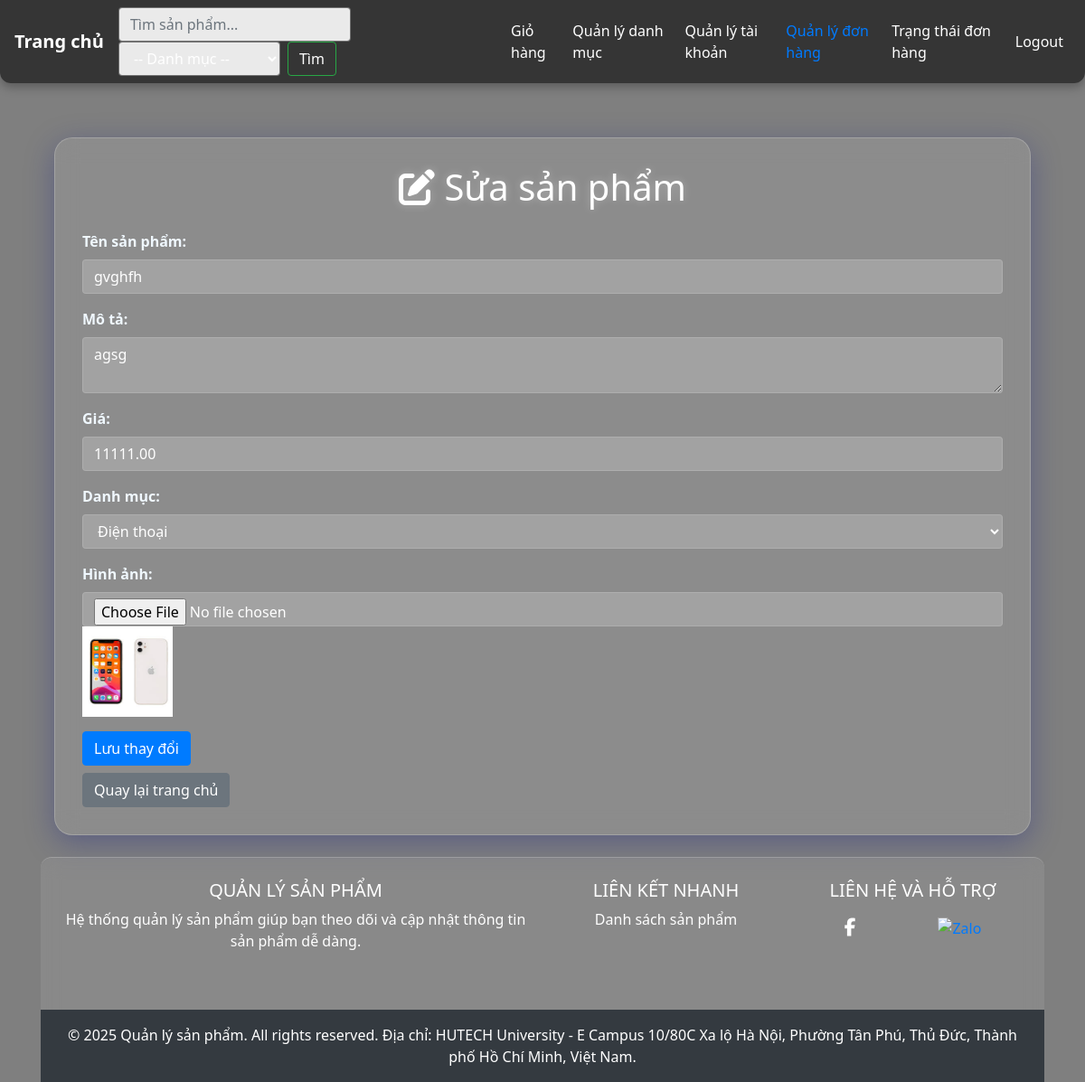
Page /Product/edit/4 (signed in) on the committed database.
### tables this page shows
CREATE TABLE IF NOT EXISTS product (
    id INT AUTO_INCREMENT PRIMARY KEY,
    name VARCHAR(100) NOT NULL,
    description TEXT,
    price DECIMAL(10,2) NOT NULL,
    image VARCHAR(255) DEFAULT NULL,
    category_id INT,
    FOREIGN KEY (category_id) REFERENCES category(id) ON DELETE CASCADE
);

CREATE TABLE IF NOT EXISTS category (
    id INT AUTO_INCREMENT PRIMARY KEY,
    name VARCHAR(100) NOT NULL,
    description TEXT
);

### index.php (called while the page is built, shortened)
<?php
require_once 'app/config/database.php';
$url = $_GET['url'] ?? '';
$url = rtrim($url, '/');
$url = filter_var($url, FILTER_SANITIZE_URL);
$url = explode('/', $url);
$action = isset($url[1]) && $url[1] != '' ? $url[1] : 'index';
$controller = new $controllerName();
call_user_func_array([$controller, $action], array_slice($url, 2));

### app/config/database.php (called while the page is built, shortened)
<?php
class Database
{
    private $host = "localhost";
    private $db_name = "my_store";
    private $username = "root";
    private $password = "";
    public function getConnection()
    {
        $this->conn = null;
        try {
            $this->conn = new PDO("mysql:host=" . $this->host . ";dbname=" . $this->db_name, $this->username, $this->password);
            $this->conn->exec("set names utf8");
        } catch (PDOException $exception) {
            echo "Connection error: " . $exception->getMessage();
        }
        return $this->conn;
    }
}

### app/models/ProductModel.php (called while the page is built, shortened)
<?php
class ProductModel
{
    private $conn;
    private $table_name = "product";
    public function __construct($db)
    {
        $this->conn = $db;
    }
    public function getProductById($id)
    {
        $query = "SELECT p.*, c.name as category_name
FROM " . $this->table_name . " p
LEFT JOIN category c ON p.category_id = c.id
WHERE p.id = :id";
        $stmt = $this->conn->prepare($query);
        $stmt->bindParam(':id', $id);
        $stmt->execute();
        $result = $stmt->fetch(PDO::FETCH_OBJ);
        return $result;
    }
}

### app/models/CategoryModel.php (called while the page is built, shortened)
<?php
class CategoryModel
{
    private $conn;
    private $table_name = "category";
    public function __construct($db)
    {
        $this->conn = $db;
    }
    public function getCategories()
    {
        $query = "SELECT id, name, description FROM {$this->table_name}";
        $stmt = $this->conn->prepare($query);
        $stmt->execute();
        return $stmt->fetchAll(PDO::FETCH_OBJ);
    }
}

### app/views/product/edit.php (the view, shortened to what this page needs)
<?php include 'app/views/shares/header.php'; ?>
<!DOCTYPE html>
<html lang="vi">
<head>
    <link rel="stylesheet" href="/assets/css/bootstrap.min.css">
    <link rel="stylesheet" href="https://cdnjs.cloudflare.com/ajax/libs/font-awesome/6.5.0/css/all.min.css">
</head>
<body>
    <div class="container">
        <div class="glass-card">
            <h1 class="text-center mb-4"><i class="fa fa-edit"></i> Sửa sản phẩm</h1>
            <form method="POST" action="/Product/update" enctype="multipart/form-data" onsubmit="return validateForm();">
                <div class="form-group">
                    <label for="name">Tên sản phẩm:</label>
                    <input type="text" id="name" name="name" class="form-control" value="<?= htmlspecialchars($product->name, ENT_QUOTES, 'UTF-8'); ?>" required>
                </div>
                <div class="form-group">
                    <label for="description">Mô tả:</label>
                    <textarea id="description" name="description" class="form-control" required><?= htmlspecialchars($product->description, ENT_QUOTES, 'UTF-8'); ?></textarea>
                </div>
                <div class="form-group">
                    <label for="price">Giá:</label>
                    <input type="number" id="price" name="price" class="form-control" step="0.01" value="<?= htmlspecialchars($product->price, ENT_QUOTES, 'UTF-8'); ?>" required>
                </div>
                <div class="form-group">
                    <label for="category_id">Danh mục:</label>
                    <select id="category_id" name="category_id" class="form-control" required>
                        <?php foreach ($categories as $category): ?>
                            <option value="<?= $category->id; ?>" <?= $category->id == $product->category_id ? 'selected' : ''; ?>>
                                <?= htmlspecialchars($category->name, ENT_QUOTES, 'UTF-8'); ?>
                            </option>
                        <?php endforeach; ?>
                    </select>
                </div>
                <div class="form-group">
                    <label for="image">Hình ảnh:</label>
                    <input type="file" id="image" name="image" class="form-control">
                    <?php if ($product->image): ?>
                        <img src="/<?= htmlspecialchars($product->image); ?>" alt="Product Image" style="max-width: 100px;">
                    <?php endif; ?>
                </div>
                <button type="submit" class="btn btn-primary">Lưu thay đổi</button>
            </form>
            <a href="/product" class="btn btn-secondary mt-2">Quay lại trang chủ</a>
        </div>
    </div>
</body>
</html>
<?php include 'app/views/shares/footer.php'; ?>

### app/views/shares/header.php (style rules this page uses)
body { background: #f5f5f5; }

### app/views/product/edit.php (style rules this page uses)
body { background-image: url('https://tipsmake.com/data/images/beautiful-technology-background-picture-4-1xJsgdLW6.jpg'); background-size: cover; background-repeat: no-repeat; background-attachment: fixed; background-position: center; color: white; position: relative; z-index: 1; font-family: 'Segoe UI', Tahoma, Geneva, Verdana, sans-serif; }
body::before { content: ""; position: fixed; top: 0; left: 0; width: 100%; height: 100%; background-color: rgba(0, 0, 0, 0.5); z-index: -1; }
.glass-card { backdrop-filter: blur(12px); background: rgba(255, 255, 255, 0.1); border: 1px solid rgba(255, 255, 255, 0.2); border-radius: 20px; box-shadow: 0 8px 32px 0 rgba(31, 38, 135, 0.37); padding: 30px; margin-top: 60px; }
h1 { text-shadow: 0 0 10px rgba(255, 255, 255, 0.3); }
.form-group label { color: aliceblue; font-weight: bold; }
.form-control { background-color: rgba(255, 255, 255, 0.2); border: 1px solid rgba(255, 255, 255, 0.3); color: white; }
.btn-primary, .btn-secondary { backdrop-filter: blur(5px); transition: all 0.3s; }

### app/views/shares/footer.php (style rules this page uses)
body { background-image: url('https://tipsmake.com/data/images/beautiful-technology-background-picture-4-1xJsgdLW6.jpg'); background-size: cover; background-position: center; background-attachment: fixed; }

### rows in the picture
product: name "gvghfh", description "agsg", price "11111.00", category_id "Điện thoại", image (picture)
